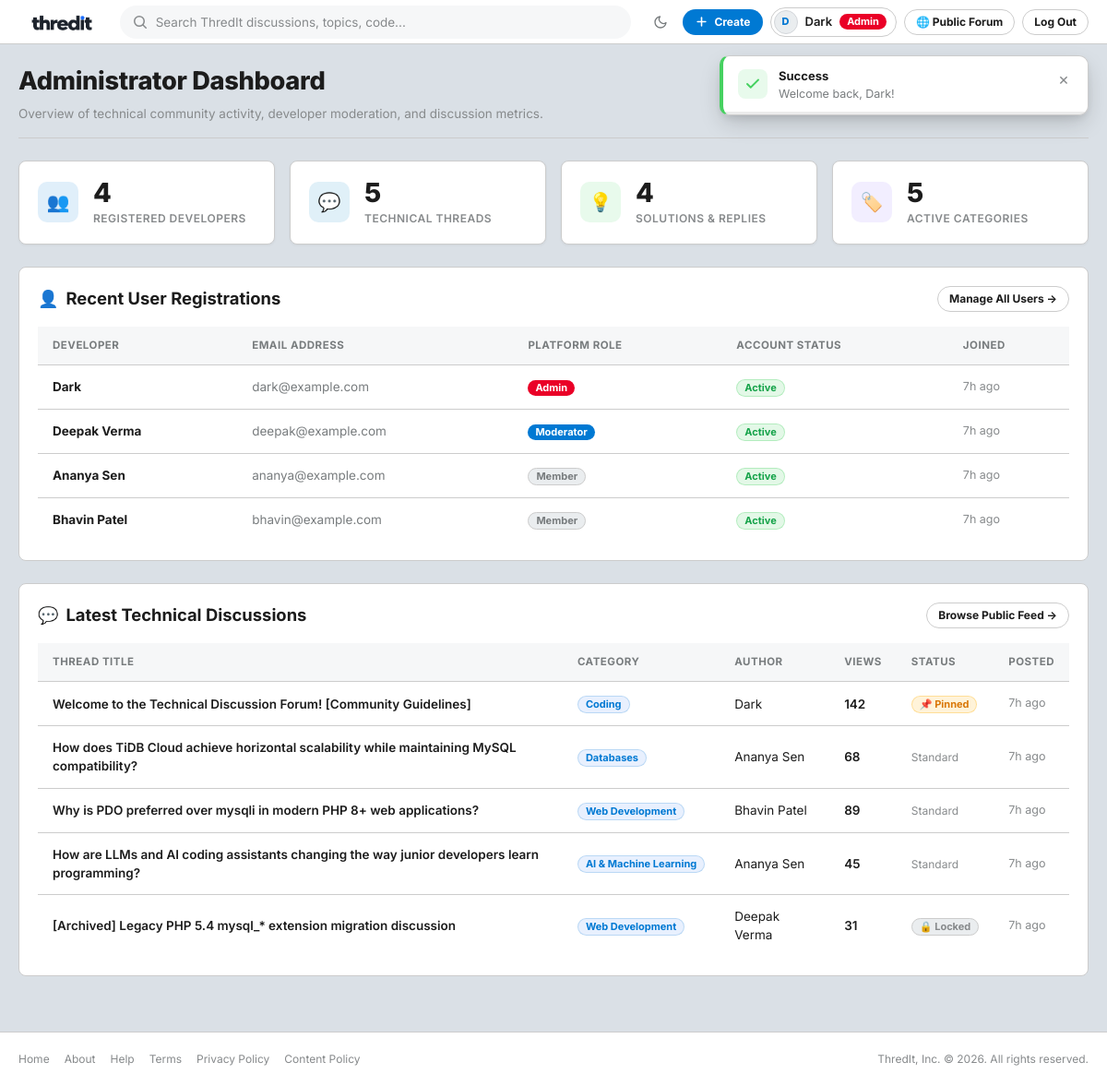
Page /admin/dashboard.php (signed in) on the committed database.
### tables this page shows
CREATE TABLE IF NOT EXISTS `users` (
    `id` INT UNSIGNED NOT NULL AUTO_INCREMENT,
    `name` VARCHAR(100) NOT NULL,
    `email` VARCHAR(191) NOT NULL,
    `password_hash` VARCHAR(255) NOT NULL,
    `role` ENUM('user', 'moderator', 'admin') NOT NULL DEFAULT 'user',
    `is_banned` TINYINT(1) NOT NULL DEFAULT 0,
    `created_at` DATETIME NOT NULL DEFAULT CURRENT_TIMESTAMP,
    PRIMARY KEY (`id`),
    UNIQUE KEY `uq_users_email` (`email`),
    INDEX `idx_users_role` (`role`),
    INDEX `idx_users_banned` (`is_banned`)
);

CREATE TABLE IF NOT EXISTS `threads` (
    `id` INT UNSIGNED NOT NULL AUTO_INCREMENT,
    `category_id` INT UNSIGNED NOT NULL,
    `user_id` INT UNSIGNED NOT NULL,
    `title` VARCHAR(255) NOT NULL,
    `body` MEDIUMTEXT NOT NULL,
    `is_pinned` TINYINT(1) NOT NULL DEFAULT 0,
    `is_locked` TINYINT(1) NOT NULL DEFAULT 0,
    `views` INT UNSIGNED NOT NULL DEFAULT 0,
    `created_at` DATETIME NOT NULL DEFAULT CURRENT_TIMESTAMP,
    PRIMARY KEY (`id`),
    INDEX `idx_threads_category` (`category_id`),
    INDEX `idx_threads_user` (`user_id`),
    INDEX `idx_threads_pinned_created` (`is_pinned`, `created_at` DESC),
    CONSTRAINT `fk_threads_category` FOREIGN KEY (`category_id`) REFERENCES `categories` (`id`) ON DELETE CASCADE,
    CONSTRAINT `fk_threads_user` FOREIGN KEY (`user_id`) REFERENCES `users` (`id`) ON DELETE CASCADE
);

CREATE TABLE IF NOT EXISTS `categories` (
    `id` INT UNSIGNED NOT NULL AUTO_INCREMENT,
    `name` VARCHAR(100) NOT NULL,
    `description` TEXT NOT NULL,
    PRIMARY KEY (`id`),
    UNIQUE KEY `uq_categories_name` (`name`)
);

### includes/functions.php (called while the page is built, shortened)
<?php
if (!function_exists('get_base_url')) {
    function get_base_url(): string
    {
        $protocol = (!empty($_SERVER['HTTPS']) && $_SERVER['HTTPS'] !== 'off') ? 'https://' : 'http://';
        $host = $_SERVER['HTTP_HOST'] ?? 'localhost';
        $scriptPath = str_replace('\\', '/', $_SERVER['SCRIPT_NAME'] ?? '');
        $scriptDir = dirname($scriptPath);
        $baseFolder = preg_replace('#/(public|admin|includes|api)$#i', '', $scriptDir);
        return rtrim($protocol . $host . $baseFolder, '/');
    }
}
if (!function_exists('url')) {
    function url(string $path = ''): string
    {
        $base = get_base_url();
        $trimmedPath = ltrim($path, '/');
        return $trimmedPath === '' ? $base : $base . '/' . $trimmedPath;
    }
}
if (!function_exists('e')) {
    function e(mixed $string): string
    {
        return htmlspecialchars((string) ($string ?? ''), ENT_QUOTES, 'UTF-8');
    }
}
if (!function_exists('time_ago')) {
    function time_ago(string $datetime): string
    {
        $timestamp = strtotime($datetime);
        $difference = time() - $timestamp;
        if ($difference < 86400) {
            $hours = floor($difference / 3600);
            return $hours . 'h ago';
        }
        return date('M j, Y', $timestamp);
    }
}

### admin/dashboard.php (the view, shortened to what this page needs)
<?php
require_once __DIR__ . '/../includes/header.php';
$pdo = get_db_connection();
$totalUsers = (int) $pdo->query("SELECT COUNT(*) FROM users")->fetchColumn();
$totalThreads = (int) $pdo->query("SELECT COUNT(*) FROM threads")->fetchColumn();
$totalReplies = (int) $pdo->query("SELECT COUNT(*) FROM replies")->fetchColumn();
$totalCategories = (int) $pdo->query("SELECT COUNT(*) FROM categories")->fetchColumn();
$recentUsers = $pdo->query("SELECT id, name, email, role, is_banned, created_at FROM users ORDER BY created_at DESC LIMIT 5")->fetchAll();
$recentThreads = $pdo->query("SELECT t.id, t.title, t.views, t.is_pinned, t.is_locked, t.created_at, u.name AS author_name, c.name AS category_name
                              FROM threads t
                              INNER JOIN users u ON t.user_id = u.id
                              INNER JOIN categories c ON t.category_id = c.id
                              ORDER BY t.created_at DESC LIMIT 5")->fetchAll();
?>
<div class="admin-container">
<div class="admin-header">
    <div class="admin-title-group">
        <h1>Administrator Dashboard</h1>
        <p>Overview of technical community activity, developer moderation, and discussion metrics.</p>
    </div>
    <div class="admin-nav-tabs">
        <a href="<?= url('admin/dashboard.php') ?>" class="admin-tab active">
            <span>📊</span> Overview
        </a>
        <a href="<?= url('admin/users.php') ?>" class="admin-tab">
            <span>👥</span> Manage Users
        </a>
        <a href="<?= url('admin/categories.php') ?>" class="admin-tab">
            <span>📁</span> Categories
        </a>
    </div>
</div>
<div class="stats-grid">
    <div class="stat-card">
        <div class="stat-card-icon users">👥</div>
        <div class="stat-content">
            <div class="stat-value"><?= number_format($totalUsers) ?></div>
            <div class="stat-label">Registered Developers</div>
        </div>
    </div>
    <div class="stat-card">
        <div class="stat-card-icon threads">💬</div>
        <div class="stat-content">
            <div class="stat-value"><?= number_format($totalThreads) ?></div>
            <div class="stat-label">Technical Threads</div>
        </div>
    </div>
    <div class="stat-card">
        <div class="stat-card-icon replies">💡</div>
        <div class="stat-content">
            <div class="stat-value"><?= number_format($totalReplies) ?></div>
            <div class="stat-label">Solutions &amp; Replies</div>
        </div>
    </div>
    <div class="stat-card">
        <div class="stat-card-icon categories">🏷️</div>
        <div class="stat-content">
            <div class="stat-value"><?= number_format($totalCategories) ?></div>
            <div class="stat-label">Active Categories</div>
        </div>
    </div>
</div>
<div class="card" style="padding: 20px; margin-bottom: 24px;">
    <div style="display: flex; justify-content: space-between; align-items: center; margin-bottom: 16px;">
        <div style="display: flex; align-items: center; gap: 8px;">
            <span style="font-size: 18px;">👤</span>
            <h2 style="font-size: 1.15rem; font-weight: 700; color: var(--text-primary); margin: 0;">Recent User Registrations</h2>
        </div>
        <a href="<?= url('admin/users.php') ?>" class="btn btn-secondary btn-sm">Manage All Users &rarr;</a>
    </div>
    <div class="table-responsive">
        <table class="data-table">
            <thead>
                <tr>
                    <th>Developer</th>
                    <th>Email Address</th>
                    <th>Platform Role</th>
                    <th>Account Status</th>
                    <th>Joined</th>
                </tr>
            </thead>
            <tbody>
                <?php foreach ($recentUsers as $u): ?>
                    <tr>
                        <td><strong><?= e($u['name']) ?></strong></td>
                        <td style="color: var(--text-secondary);"><?= e($u['email']) ?></td>
                        <td>
                            <?php if ($u['role'] === 'admin'): ?>
                                <span class="badge badge-role-admin">Admin</span>
                            <?php elseif ($u['role'] === 'moderator'): ?>
                                <span class="badge badge-role-mod">Moderator</span>
                            <?php else: ?>
                                <span class="badge badge-role-user">Member</span>
                            <?php endif; ?>
                        </td>
                        <td>
                            <?php if ($u['is_banned']): ?>
                                <span class="badge badge-role-admin">Suspended</span>
                            <?php else: ?>
                                <span class="badge" style="background: rgba(70, 209, 96, 0.15); color: #16a34a; border: 1px solid rgba(70, 209, 96, 0.3);">Active</span>
                            <?php endif; ?>
                        </td>
                        <td style="color: var(--text-muted); font-size: 12.5px;"><?= time_ago($u['created_at']) ?></td>
                    </tr>
                <?php endforeach; ?>
            </tbody>
        </table>
    </div>
</div>
<div class="card" style="padding: 20px;">
    <div style="display: flex; justify-content: space-between; align-items: center; margin-bottom: 16px;">
        <div style="display: flex; align-items: center; gap: 8px;">
            <span style="font-size: 18px;">💬</span>
            <h2 style="font-size: 1.15rem; font-weight: 700; color: var(--text-primary); margin: 0;">Latest Technical Discussions</h2>
        </div>
        <a href="<?= url('public/index.php') ?>" class="btn btn-secondary btn-sm">Browse Public Feed &rarr;</a>
    </div>
    <div class="table-responsive">
        <table class="data-table">
            <thead>
                <tr>
                    <th>Thread Title</th>
                    <th>Category</th>
                    <th>Author</th>
                    <th>Views</th>
                    <th>Status</th>
                    <th>Posted</th>
                </tr>
            </thead>
            <tbody>
                <?php foreach ($recentThreads as $t): ?>
                    <tr>
                        <td>
                            <a href="<?= url('public/thread.php?id=' . $t['id']) ?>" style="color: var(--text-primary); text-decoration: none; font-weight: 600;" onmouseover="this.style.color='var(--brand-primary)'" onmouseout="this.style.color='var(--text-primary)'">
                                <?= e($t['title']) ?>
                            </a>
                        </td>
                        <td><span class="badge badge-category"><?= e($t['category_name']) ?></span></td>
                        <td><?= e($t['author_name']) ?></td>
                        <td style="font-weight: 600;"><?= number_format((int) $t['views']) ?></td>
                        <td>
                            <?php if ($t['is_pinned']): ?>
                                <span class="badge badge-pinned">📌 Pinned</span>
                            <?php endif; ?>
                            <?php if ($t['is_locked']): ?>
                                <span class="badge badge-locked">🔒 Locked</span>
                            <?php endif; ?>
                            <?php if (!$t['is_pinned'] && !$t['is_locked']): ?>
                                <span style="color: var(--text-muted); font-size: 12px;">Standard</span>
                            <?php endif; ?>
                        </td>
                        <td style="color: var(--text-muted); font-size: 12.5px;"><?= time_ago($t['created_at']) ?></td>
                    </tr>
                <?php endforeach; ?>
            </tbody>
        </table>
    </div>
</div>
</div>
<?php require_once __DIR__ . '/../includes/footer.php'; ?>

### rows in the picture
users: name "Dark", email "dark@example.com", role "Admin", is_banned "Active", created_at "7h ago"
users: name "Deepak Verma", email "deepak@example.com", role "Moderator", is_banned "Active", created_at "7h ago"
users: name "Ananya Sen", email "ananya@example.com", role "Member", is_banned "Active", created_at "7h ago"
users: name "Bhavin Patel", email "bhavin@example.com", role "Member", is_banned "Active", created_at "7h ago"
threads: title "Welcome to the Technical Discussion Forum! [Community Guidelines]", category.name "Coding", user.name "Dark", views "142", is_pinned "📌 Pinned", created_at "7h ago"
threads: title "How does TiDB Cloud achieve horizontal scalability while maintaining MySQL compatibility?", category.name "Databases", user.name "Ananya Sen", views "68", is_pinned "Standard", created_at "7h ago"
threads: title "Why is PDO preferred over mysqli in modern PHP 8+ web applications?", category.name "Web Development", user.name "Bhavin Patel", views "89", is_pinned "Standard", created_at "7h ago"
threads: title "How are LLMs and AI coding assistants changing the way junior developers learn programming?", category.name "AI & Machine Learning", user.name "Ananya Sen", views "45", is_pinned "Standard", created_at "7h ago"
threads: title "[Archived] Legacy PHP 5.4 mysql_* extension migration discussion", category.name "Web Development", user.name "Deepak Verma", views "31", is_locked "🔒 Locked", created_at "7h ago"

### other values in the picture
mb_substr($user['name'], 0, 1, 'UTF-8') "D"
$user['name'] "Dark"
$flash['type'] "Success"
$flash['message'] "Welcome back, Dark!"
$totalUsers "4"
$totalThreads "5"
$totalReplies "4"
$totalCategories "5"
